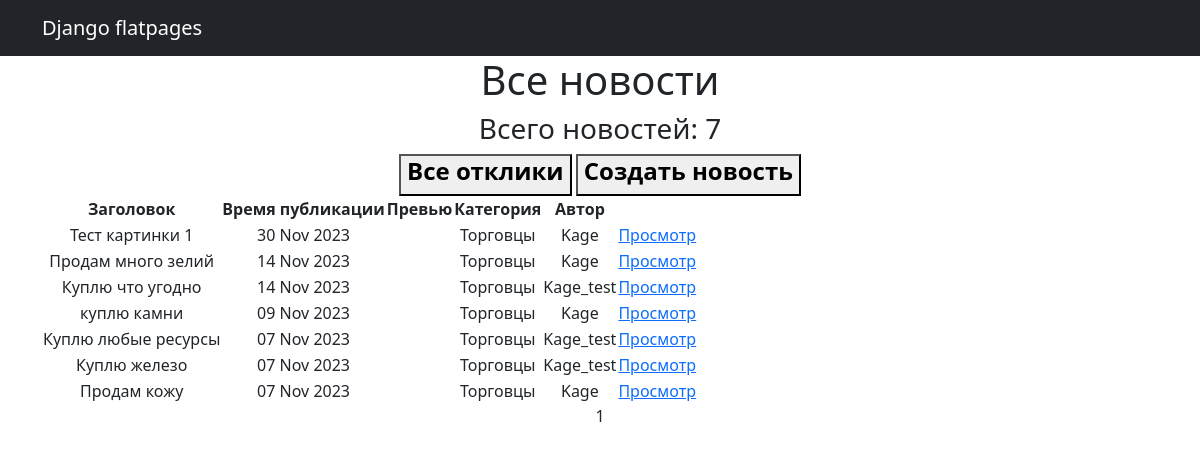
/posts/, run on the app's committed database.
### PostBoard_main/models.py (models this page shows, shortened)
class Posts(models.Model):
    tanks = 'TK'
    healers = 'HL'
    damage_dealers = 'DD'
    merchants = 'MR'
    guild_masters = 'GM'
    quest_givers = 'QG'
    smiths = 'SM'
    leather_workers = 'LW'
    potion_masters = 'PM'
    enchanters = 'EH'
    TYPE = [
        (tanks, 'Танки'), (healers, 'Хилеры'), (damage_dealers, 'ДД'), (merchants, 'Торговцы'),
        (guild_masters, 'Гильдмастера'), (quest_givers, 'Квестгиверы'), (smiths, 'Кузнецы'),
        (leather_workers, 'Кожевники'), (potion_masters, 'Зельевары'), (enchanters, 'Мастера заклинаний')
    ]
    type_post = models.CharField(max_length=2, choices=TYPE, default='MR')
    time_in = models.DateTimeField(auto_now_add=True)
    headline = models.CharField(max_length=128)
    text = RichTextUploadingField(config_name='my-toolbar')
    category = models.ForeignKey(Category, on_delete=models.CASCADE, related_name='category')
    to_reg_user = models.ForeignKey(User, on_delete=models.CASCADE)

class Category(models.Model):
    name = models.CharField(max_length=30, unique=True, help_text=_('Category name'))
    subscriber = models.ManyToManyField(User, through='Subscriptions')
    def __str__(self):
        return self.name.title()

### PostBoard_main/views.py (the view)
# urls.py: path('', PostsList.as_view(), name='posts'),
class PostsList(ListView):
    raise_exception = True
    model = Posts
    ordering = '-time_in'
    template_name = 'posts.html'
    context_object_name = 'posts'
    paginate_by = 20
    def get_context_data(self, **kwargs):
        context = super().get_context_data(**kwargs)
        context['time_now', 'is_reg'] = datetime.utcnow(), \
            self.request.user.groups.filter(name='Зарегистрированные пользователи').exists()
        return context

### templates/posts.html (shortened to what this page needs)
<!DOCTYPE html>
{% extends 'flatpages/default.html' %}
{% block content %}
    <h1>Все новости</h1>
    <h3>Всего новостей: {{ posts|length }}</h3>
    <button>
        <a class="nav-link" href="{% url 'responses' %}">
            <h4><strong>Все отклики</strong></h4>
        </a>
    </button>
    {% if not is_author %}
    <button>
        <a class="nav-link" href="{% url 'post_create' %}">
            <h4><strong>Создать новость</strong></h4>
        </a>
    </button>
    {% endif %}
    {% if posts %}
        <table>
            <tr>
                <th>Заголовок</th>
                <th>Время публикации</th>
                <th>Превью</th>
                <th>Категория</th>
                <th>Автор</th>
            </tr>
            {% for category in posts %}
            <tr>
                <td>{{ category.headline }}</td>
                <td>{{ category.time_in|date:'d M Y'  }}</td>
                <td>{{ category.preview }}</td>
                <td>{{ category.category }}</td>
                <td>{{ category.to_reg_user }}</td>
                <td>
                    <a href="{% url 'post_detail' pk=category.id %}"> Просмотр </a>
                </td>
            </tr>
            {% endfor %}
        </table>
    {% else %}
        <h2>Новостей нет! Вообще нет!</h2>
    {% endif %}
    {{ page_obj.number }}
{% endblock content%}

### templates/flatpages/default.html (shortened to what this page needs)
<!DOCTYPE html>
{% load static %}
<html lang="en">
<head>
    <link href="{% static 'css/styles.css' %}" rel="stylesheet" />
</head>
<body>
    <nav class="navbar navbar-expand-lg navbar-dark bg-dark static-top">
        <div class="container">
            <a class="navbar-brand" href="#">Django flatpages</a>
        </div>
    </nav>
    <div class="container">
        <div class="row">
            <div class="col-lg-12 text-center">
                {% block content %}{% endblock content %}
            </div>
        </div>
    </div>
</body>
</html>

### data on the page
Posts: headline "Тест картинки 1", time_in "30 Nov 2023", category "Торговцы", to_reg_user "Kage"
Posts: headline "Продам много зелий", time_in "14 Nov 2023", category "Торговцы", to_reg_user "Kage"
Posts: headline "Куплю что угодно", time_in "14 Nov 2023", category "Торговцы", to_reg_user "Kage_test"
Posts: headline "куплю камни", time_in "09 Nov 2023", category "Торговцы", to_reg_user "Kage"
Posts: headline "Куплю любые ресурсы", time_in "07 Nov 2023", category "Торговцы", to_reg_user "Kage_test"
Posts: headline "Куплю железо", time_in "07 Nov 2023", category "Торговцы", to_reg_user "Kage_test"
Posts: headline "Продам кожу", time_in "07 Nov 2023", category "Торговцы", to_reg_user "Kage"

### other printed values
{{ posts|length }} "7"
{{ page_obj.number }} "1"
